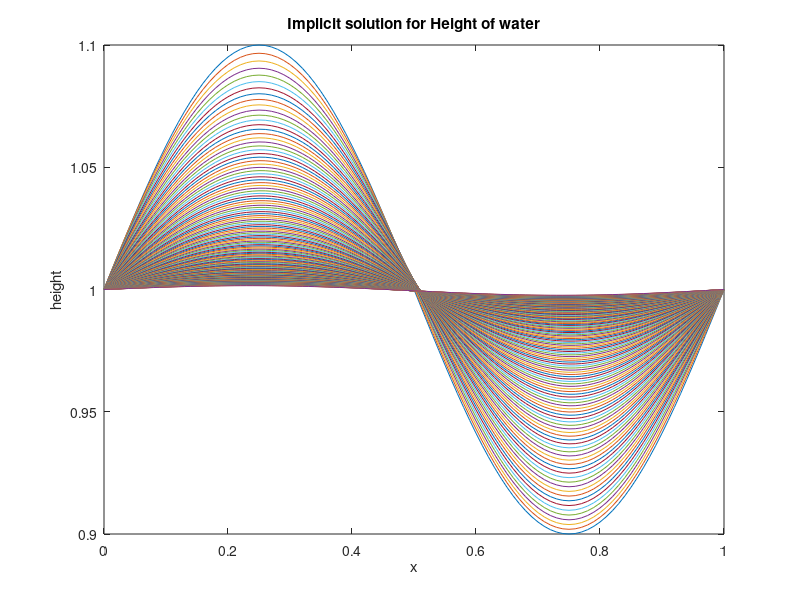

The MATLAB script that drew this image:
close all;
clearvars;

%initial variables 
N=100; %x steps 
m=50; %number of time steps 
T=1500; %max Time iterations 
M=5000; %max Newton's method iterations  
h0=1; %h initial
E=0.1; %episilon - amplitude of wave 

p=1; %density
g=1; %gravity 
u=100; 
k=2*pi; 
o=0.01; %surface tension
beta=p*g/(3*u); 
delta=o/(3*u); 

dx=1/N;
dt=1/m;
alpha = dt/(8*dx^2); 
gamma = dt/(8*dx^4);

x = linspace(0,1,N+1); %initialize x variables
h_plot = (h0 + E*sin(k*x))'; %initial values of h
h = h_plot(2:N);

hn_plot=h_plot; %create hn 
hn=h;

oldh=h;


plot(x, hn_plot);
hold on

m=10; %# of iterations 

error = zeros(N-1,1);
conv = ones(N-1,1) * 10^-10; %value to determine convergence  
maxval = 10^10; %value to determine divergence 

%Jacobian stuff h(1) = h_i+1 h(2)=h_i h(3) = h_i-1
s=alpha*beta;
df1 = @(h1, h2, h3) s*( 3*(h2+h1)^2 * (h2-h1) - (h2+h1)^3 ); 
df2 = @(h1, h2, h3) 1 - s*( 3*( h3+h2 )^2*( h3-h2 ) - (h3+h2)^3 - ...
    3*(h2+h1)^2*(h2-h1) - (h2+h1)^3 );
df3 = @(h1, h2, h3) -s*( 3*(h3+h2)^2 * (h3-h2) + (h3+h2)^3 ); 
J=zeros(N-1,N-1);

f = @(x, h1, h2, h3) h2 - x - s * ( (h3+h2)^3 * (h3-h2) - (h2+h1)^3*(h2-h1));
b = h; %first guess

    
for t=1:T
    
    for i=1:M
        
        b(1)=f(oldh(1),h0,h(1),h(2));
        b(N-1) = f(oldh(N-1),h(N-2),h(N-1),h0);
        for j=2:N-2
            b(j) = f(oldh(j),h(j-1),h(j),h(j+1));
        end
      
        %Create Jacobian 
        J(1,1) = df2(h0, h(1), h(2)); 
        J(1,2) = df3(h0, h(1), h(2));
        J(N-1,N-1) = df2(h(N-2), h(N-1), h0);
        J(N-1,N-2) = df1(h(N-2), h(N-1), h0);
        for j=2:N-2
            J(j,j-1) = df1(h(j-1),h(j),h(j+1));
            J(j,j) = df2(h(j-1),h(j),h(j+1));
            J(j,j+1) = df3(h(j-1),h(j),h(j+1));
        end
        
        hn = h - J\b; 
        error = abs(hn-h);
        if error < conv
            h=hn;
            break;
        elseif abs(hn) > maxval
            break;
        end     
        h=hn;
    end
    oldh = h;
    
    %prevent each step from being graphed (for computational time's sake)
    if mod(t,10)==0
        hn_plot(2:N) = h;
        plot(x,hn_plot);
    end
    
end

%graphing the wave 
figure(1)
title('Implicit solution for Height of water');
xlabel('x');
ylabel('height');
